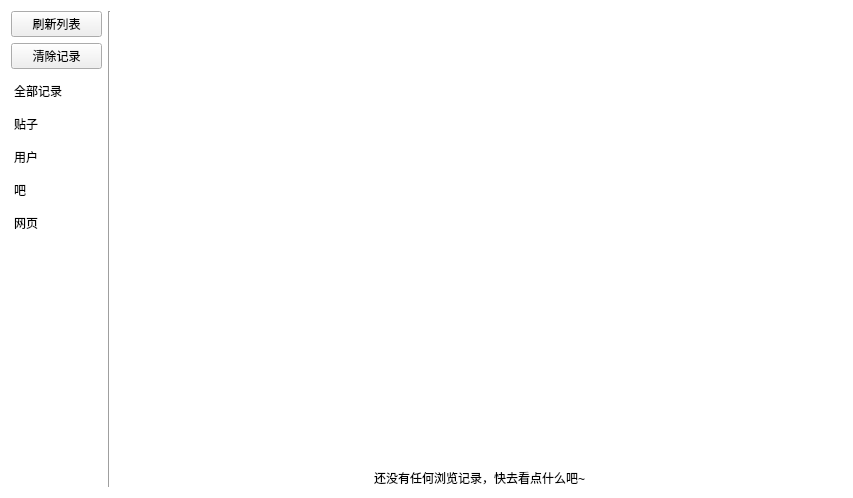
<?xml version="1.0" encoding="UTF-8"?>
<ui version="4.0">
 <class>Form</class>
 <widget class="QWidget" name="Form">
  <property name="geometry">
   <rect>
    <x>0</x>
    <y>0</y>
    <width>853</width>
    <height>498</height>
   </rect>
  </property>
  <property name="palette">
   <palette>
    <active>
     <colorrole role="Base">
      <brush brushstyle="SolidPattern">
       <color alpha="255">
        <red>255</red>
        <green>255</green>
        <blue>255</blue>
       </color>
      </brush>
     </colorrole>
     <colorrole role="Window">
      <brush brushstyle="SolidPattern">
       <color alpha="255">
        <red>255</red>
        <green>255</green>
        <blue>255</blue>
       </color>
      </brush>
     </colorrole>
    </active>
    <inactive>
     <colorrole role="Base">
      <brush brushstyle="SolidPattern">
       <color alpha="255">
        <red>255</red>
        <green>255</green>
        <blue>255</blue>
       </color>
      </brush>
     </colorrole>
     <colorrole role="Window">
      <brush brushstyle="SolidPattern">
       <color alpha="255">
        <red>255</red>
        <green>255</green>
        <blue>255</blue>
       </color>
      </brush>
     </colorrole>
    </inactive>
    <disabled>
     <colorrole role="Base">
      <brush brushstyle="SolidPattern">
       <color alpha="255">
        <red>255</red>
        <green>255</green>
        <blue>255</blue>
       </color>
      </brush>
     </colorrole>
     <colorrole role="Window">
      <brush brushstyle="SolidPattern">
       <color alpha="255">
        <red>255</red>
        <green>255</green>
        <blue>255</blue>
       </color>
      </brush>
     </colorrole>
    </disabled>
   </palette>
  </property>
  <property name="windowTitle">
   <string>浏览记录</string>
  </property>
  <property name="styleSheet">
   <string notr="true">QWidget{font-family: &quot;微软雅黑&quot;;}


                QToolButton {
                background-color: transparent;
                border: none;
                border-radius: 6px;
                padding: 6px;
                /* 设置图标大小 */
                icon-size: 24px;
                /* 可选：设置最小尺寸，保持按钮大小一致 */
                min-width: 10px;
                min-height: 10px;
                }

                /* 鼠标悬停时：轻微灰色背景 */
                QToolButton:hover {
                background-color: rgba(0, 0, 0, 0.08);
                }

                /* 按下时：更深的背景色，模拟按下效果 */
                QToolButton:pressed {
                background-color: rgba(0, 0, 0, 0.15);
                }

                /* 禁用状态：半透明，显示不可点击 */
                QToolButton:disabled {
                background-color: transparent;
                opacity: 0.4;
                }

                /* 可选：如果按钮有菜单箭头，也可以美化箭头 */
                QToolButton::menu-indicator {
                image: url(:/icons/menu_arrow.png); /* 自定义箭头图标 */
                subcontrol-position: right center;
                subcontrol-origin: padding;
                left: -4px;
                }
            </string>
  </property>
  <layout class="QGridLayout" name="gridLayout" columnstretch="0,0,1">
   <item row="0" column="0">
    <layout class="QVBoxLayout" name="verticalLayout">
     <item>
      <widget class="QPushButton" name="pushButton_2">
       <property name="text">
        <string>刷新列表</string>
       </property>
      </widget>
     </item>
     <item>
      <widget class="QPushButton" name="pushButton">
       <property name="text">
        <string>清除记录</string>
       </property>
      </widget>
     </item>
     <item>
      <widget class="QListWidget" name="listWidget">
       <property name="minimumSize">
        <size>
         <width>91</width>
         <height>0</height>
        </size>
       </property>
       <property name="maximumSize">
        <size>
         <width>91</width>
         <height>16777215</height>
        </size>
       </property>
       <property name="styleSheet">
        <string notr="true">QListWidget::item { margin-bottom: 15px; }</string>
       </property>
       <property name="frameShape">
        <enum>QFrame::NoFrame</enum>
       </property>
       <property name="currentRow">
        <number>-1</number>
       </property>
       <item>
        <property name="text">
         <string>全部记录</string>
        </property>
       </item>
       <item>
        <property name="text">
         <string>贴子</string>
        </property>
       </item>
       <item>
        <property name="text">
         <string>用户</string>
        </property>
       </item>
       <item>
        <property name="text">
         <string>吧</string>
        </property>
       </item>
       <item>
        <property name="text">
         <string>网页</string>
        </property>
       </item>
      </widget>
     </item>
    </layout>
   </item>
   <item row="0" column="1">
    <widget class="Line" name="line">
     <property name="orientation">
      <enum>Qt::Vertical</enum>
     </property>
    </widget>
   </item>
   <item row="0" column="2">
    <widget class="QScrollArea" name="scrollArea">
     <property name="frameShape">
      <enum>QFrame::NoFrame</enum>
     </property>
     <property name="widgetResizable">
      <bool>true</bool>
     </property>
     <widget class="QWidget" name="scrollAreaWidgetContents">
      <property name="geometry">
       <rect>
        <x>0</x>
        <y>0</y>
        <width>727</width>
        <height>480</height>
       </rect>
      </property>
      <property name="palette">
       <palette>
        <active>
         <colorrole role="Window">
          <brush brushstyle="SolidPattern">
           <color alpha="255">
            <red>255</red>
            <green>255</green>
            <blue>255</blue>
           </color>
          </brush>
         </colorrole>
         <colorrole role="AlternateBase">
          <brush brushstyle="SolidPattern">
           <color alpha="255">
            <red>245</red>
            <green>245</green>
            <blue>245</blue>
           </color>
          </brush>
         </colorrole>
        </active>
        <inactive>
         <colorrole role="Window">
          <brush brushstyle="SolidPattern">
           <color alpha="255">
            <red>255</red>
            <green>255</green>
            <blue>255</blue>
           </color>
          </brush>
         </colorrole>
         <colorrole role="AlternateBase">
          <brush brushstyle="SolidPattern">
           <color alpha="255">
            <red>245</red>
            <green>245</green>
            <blue>245</blue>
           </color>
          </brush>
         </colorrole>
        </inactive>
        <disabled>
         <colorrole role="Base">
          <brush brushstyle="SolidPattern">
           <color alpha="255">
            <red>255</red>
            <green>255</green>
            <blue>255</blue>
           </color>
          </brush>
         </colorrole>
         <colorrole role="Window">
          <brush brushstyle="SolidPattern">
           <color alpha="255">
            <red>255</red>
            <green>255</green>
            <blue>255</blue>
           </color>
          </brush>
         </colorrole>
         <colorrole role="AlternateBase">
          <brush brushstyle="SolidPattern">
           <color alpha="255">
            <red>245</red>
            <green>245</green>
            <blue>245</blue>
           </color>
          </brush>
         </colorrole>
        </disabled>
       </palette>
      </property>
      <layout class="QGridLayout" name="gridLayout_2">
       <property name="leftMargin">
        <number>0</number>
       </property>
       <property name="topMargin">
        <number>0</number>
       </property>
       <property name="rightMargin">
        <number>0</number>
       </property>
       <property name="bottomMargin">
        <number>0</number>
       </property>
       <item row="0" column="0">
        <widget class="QListWidget" name="listWidget_2">
         <property name="frameShape">
          <enum>QFrame::NoFrame</enum>
         </property>
         <property name="sizeAdjustPolicy">
          <enum>QAbstractScrollArea::AdjustToContents</enum>
         </property>
         <property name="verticalScrollMode">
          <enum>QAbstractItemView::ScrollPerPixel</enum>
         </property>
         <property name="horizontalScrollMode">
          <enum>QAbstractItemView::ScrollPerPixel</enum>
         </property>
         <property name="resizeMode">
          <enum>QListView::Adjust</enum>
         </property>
        </widget>
       </item>
       <item row="1" column="0">
        <widget class="QLabel" name="label">
         <property name="text">
          <string>还没有任何浏览记录，快去看点什么吧~</string>
         </property>
         <property name="alignment">
          <set>Qt::AlignCenter</set>
         </property>
        </widget>
       </item>
      </layout>
     </widget>
    </widget>
   </item>
  </layout>
 </widget>
 <resources/>
 <connections/>
</ui>
